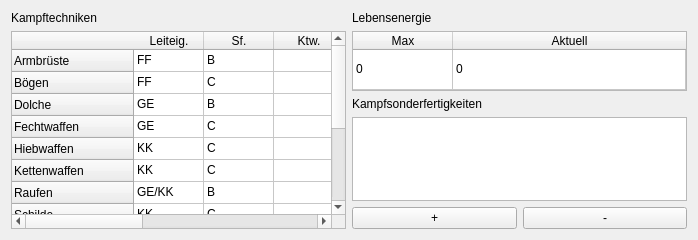
              <widget class="QWidget" name="page_9">
               <property name="geometry">
                <rect>
                 <x>0</x>
                 <y>0</y>
                 <width>698</width>
                 <height>240</height>
                </rect>
               </property>
               <attribute name="label">
                <string>Kampftechniken / Lebensenergie / Kampfsonderfertigkeiten</string>
               </attribute>
               <layout class="QVBoxLayout" name="verticalLayout_64">
                <item>
                 <layout class="QHBoxLayout" name="horizontalLayout_22">
                  <item>
                   <layout class="QVBoxLayout" name="verticalLayout_20">
                    <item>
                     <widget class="QLabel" name="label_22">
                      <property name="text">
                       <string>Kampftechniken</string>
                      </property>
                     </widget>
                    </item>
                    <item>
                     <widget class="QTableWidget" name="ktwTable_dsa5">
                      <attribute name="horizontalHeaderDefaultSectionSize">
                       <number>70</number>
                      </attribute>
                      <attribute name="verticalHeaderDefaultSectionSize">
                       <number>22</number>
                      </attribute>
                      <row>
                       <property name="text">
                        <string>Armbrüste</string>
                       </property>
                      </row>
                      <row>
                       <property name="text">
                        <string>Bögen</string>
                       </property>
                      </row>
                      <row>
                       <property name="text">
                        <string>Dolche</string>
                       </property>
                      </row>
                      <row>
                       <property name="text">
                        <string>Fechtwaffen</string>
                       </property>
                      </row>
                      <row>
                       <property name="text">
                        <string>Hiebwaffen</string>
                       </property>
                      </row>
                      <row>
                       <property name="text">
                        <string>Kettenwaffen</string>
                       </property>
                      </row>
                      <row>
                       <property name="text">
                        <string>Raufen</string>
                       </property>
                      </row>
                      <row>
                       <property name="text">
                        <string>Schilde</string>
                       </property>
                      </row>
                      <row>
                       <property name="text">
                        <string>Schwerter</string>
                       </property>
                      </row>
                      <row>
                       <property name="text">
                        <string>Stangenwaffen</string>
                       </property>
                      </row>
                      <row>
                       <property name="text">
                        <string>Wurfwaffen</string>
                       </property>
                      </row>
                      <row>
                       <property name="text">
                        <string>Zweihandhiebwaffen</string>
                       </property>
                      </row>
                      <row>
                       <property name="text">
                        <string>Zweihandschwerter</string>
                       </property>
                      </row>
                      <column>
                       <property name="text">
                        <string>Leiteig.</string>
                       </property>
                      </column>
                      <column>
                       <property name="text">
                        <string>Sf.</string>
                       </property>
                      </column>
                      <column>
                       <property name="text">
                        <string>Ktw.</string>
                       </property>
                      </column>
                      <column>
                       <property name="text">
                        <string>AT/FK</string>
                       </property>
                      </column>
                      <column>
                       <property name="text">
                        <string>PA</string>
                       </property>
                      </column>
                      <item row="0" column="0">
                       <property name="text">
                        <string>FF</string>
                       </property>
                      </item>
                      <item row="0" column="1">
                       <property name="text">
                        <string>B</string>
                       </property>
                      </item>
                      <item row="0" column="3">
                       <property name="text">
                        <string/>
                       </property>
                      </item>
                      <item row="0" column="4">
                       <property name="text">
                        <string>X</string>
                       </property>
                      </item>
                      <item row="1" column="0">
                       <property name="text">
                        <string>FF</string>
                       </property>
                      </item>
                      <item row="1" column="1">
                       <property name="text">
                        <string>C</string>
                       </property>
                      </item>
                      <item row="1" column="3">
                       <property name="text">
                        <string/>
                       </property>
                      </item>
                      <item row="1" column="4">
                       <property name="text">
                        <string>X</string>
                       </property>
                      </item>
                      <item row="2" column="0">
                       <property name="text">
                        <string>GE</string>
                       </property>
                      </item>
                      <item row="2" column="1">
                       <property name="text">
                        <string>B</string>
                       </property>
                      </item>
                      <item row="3" column="0">
                       <property name="text">
                        <string>GE</string>
                       </property>
                      </item>
                      <item row="3" column="1">
                       <property name="text">
                        <string>C</string>
                       </property>
                      </item>
                      <item row="4" column="0">
                       <property name="text">
                        <string>KK</string>
                       </property>
                      </item>
                      <item row="4" column="1">
                       <property name="text">
                        <string>C</string>
                       </property>
                      </item>
                      <item row="5" column="0">
                       <property name="text">
                        <string>KK</string>
                       </property>
                      </item>
                      <item row="5" column="1">
                       <property name="text">
                        <string>C</string>
                       </property>
                      </item>
                      <item row="5" column="3">
                       <property name="text">
                        <string/>
                       </property>
                      </item>
                      <item row="5" column="4">
                       <property name="text">
                        <string>X</string>
                       </property>
                      </item>
                      <item row="6" column="0">
                       <property name="text">
                        <string>GE/KK</string>
                       </property>
                      </item>
                      <item row="6" column="1">
                       <property name="text">
                        <string>B</string>
                       </property>
                      </item>
                      <item row="7" column="0">
                       <property name="text">
                        <string>KK</string>
                       </property>
                      </item>
                      <item row="7" column="1">
                       <property name="text">
                        <string>C</string>
                       </property>
                      </item>
                      <item row="8" column="0">
                       <property name="text">
                        <string>GE/KK</string>
                       </property>
                      </item>
                      <item row="8" column="1">
                       <property name="text">
                        <string>C</string>
                       </property>
                      </item>
                      <item row="9" column="0">
                       <property name="text">
                        <string>GE/KK</string>
                       </property>
                      </item>
                      <item row="9" column="1">
                       <property name="text">
                        <string>C</string>
                       </property>
                      </item>
                      <item row="9" column="3">
                       <property name="text">
                        <string/>
                       </property>
                      </item>
                      <item row="10" column="0">
                       <property name="text">
                        <string>FF</string>
                       </property>
                      </item>
                      <item row="10" column="1">
                       <property name="text">
                        <string>B</string>
                       </property>
                      </item>
                      <item row="10" column="3">
                       <property name="text">
                        <string/>
                       </property>
                      </item>
                      <item row="10" column="4">
                       <property name="text">
                        <string>X</string>
                       </property>
                      </item>
                      <item row="11" column="0">
                       <property name="text">
                        <string>KK</string>
                       </property>
                      </item>
                      <item row="11" column="1">
                       <property name="text">
                        <string>C</string>
                       </property>
                      </item>
                      <item row="12" column="0">
                       <property name="text">
                        <string>KK</string>
                       </property>
                      </item>
                      <item row="12" column="1">
                       <property name="text">
                        <string>C</string>
                       </property>
                      </item>
                     </widget>
                    </item>
                   </layout>
                  </item>
                  <item>
                   <layout class="QVBoxLayout" name="verticalLayout_25">
                    <item>
                     <widget class="QLabel" name="label_23">
                      <property name="text">
                       <string>Lebensenergie</string>
                      </property>
                     </widget>
                    </item>
                    <item>
                     <widget class="QTableWidget" name="lepTable_dsa5">
                      <property name="sizePolicy">
                       <sizepolicy hsizetype="Expanding" vsizetype="Minimum">
                        <horstretch>0</horstretch>
                        <verstretch>0</verstretch>
                       </sizepolicy>
                      </property>
                      <property name="maximumSize">
                       <size>
                        <width>16777215</width>
                        <height>60</height>
                       </size>
                      </property>
                      <property name="rowCount">
                       <number>1</number>
                      </property>
                      <attribute name="horizontalHeaderStretchLastSection">
                       <bool>true</bool>
                      </attribute>
                      <attribute name="verticalHeaderVisible">
                       <bool>false</bool>
                      </attribute>
                      <attribute name="verticalHeaderStretchLastSection">
                       <bool>true</bool>
                      </attribute>
                      <row/>
                      <column>
                       <property name="text">
                        <string>Max</string>
                       </property>
                      </column>
                      <column>
                       <property name="text">
                        <string>Aktuell</string>
                       </property>
                      </column>
                      <item row="0" column="0">
                       <property name="text">
                        <string>0</string>
                       </property>
                      </item>
                      <item row="0" column="1">
                       <property name="text">
                        <string>0</string>
                       </property>
                      </item>
                     </widget>
                    </item>
                    <item>
                     <widget class="QLabel" name="label_26">
                      <property name="text">
                       <string>Kampfsonderfertigkeiten</string>
                      </property>
                     </widget>
                    </item>
                    <item>
                     <widget class="QTableWidget" name="kSonderfTable_dsa5"/>
                    </item>
                    <item>
                     <layout class="QHBoxLayout" name="horizontalLayout_48">
                      <item>
                       <widget class="QPushButton" name="addKSonderf_dsa5">
                        <property name="text">
                         <string>+</string>
                        </property>
                       </widget>
                      </item>
                      <item>
                       <widget class="QPushButton" name="removeKSonderf_dsa5">
                        <property name="text">
                         <string>-</string>
                        </property>
                       </widget>
                      </item>
                     </layout>
                    </item>
                   </layout>
                  </item>
                 </layout>
                </item>
               </layout>
              </widget>
